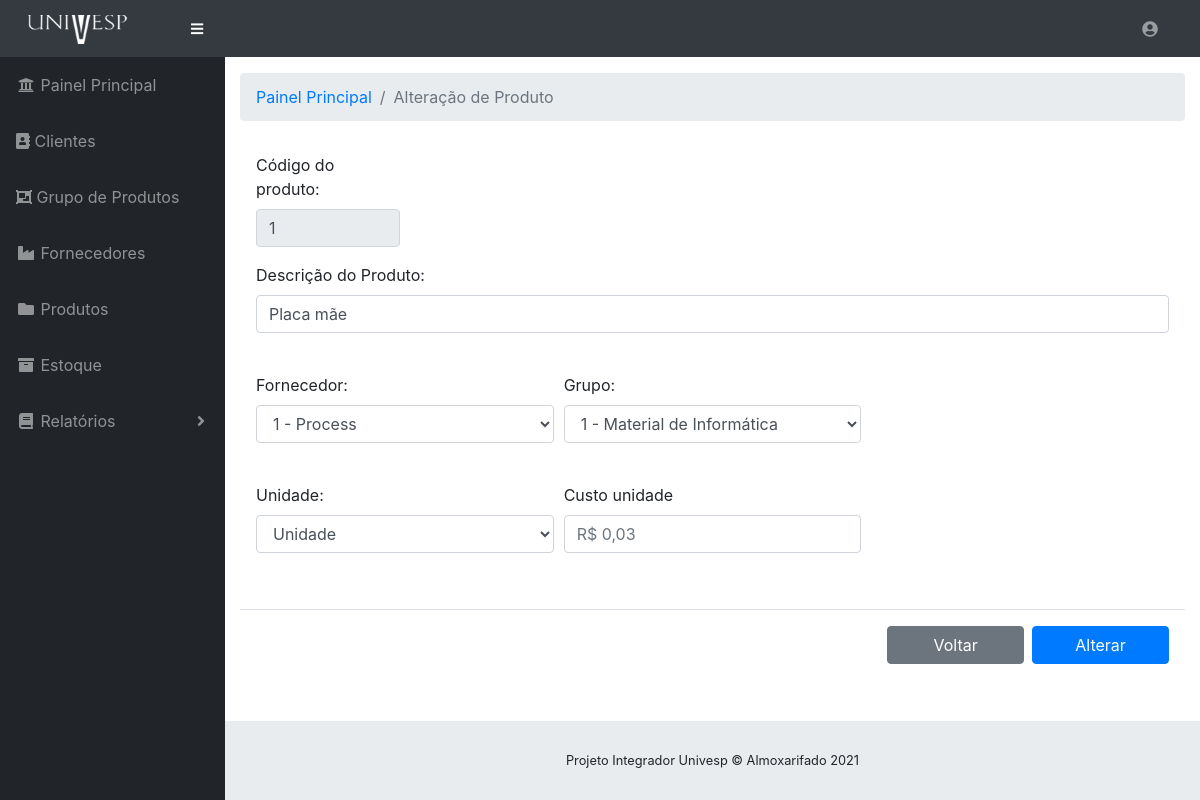
The app's page /view/select_alterar_produto.php?id=1 (signed in) with its own data.
### tables this page shows
CREATE TABLE IF NOT EXISTS `produtos` (
  `codigo` int(11) NOT NULL AUTO_INCREMENT,
  `descricao` varchar(100) DEFAULT NULL,
  `quantidade` varchar(60) DEFAULT NULL,
  `unidade` varchar(60) DEFAULT NULL,
  `fornecedor` int(11) NOT NULL,
  `grupo` int(11) NOT NULL,
  `data_cadastro` datetime DEFAULT CURRENT_TIMESTAMP,
  `data_alteracao` datetime DEFAULT NULL,
  `responsavel` varchar(80) DEFAULT NULL,
  `valor_unidade` decimal(10,2) DEFAULT NULL,
  PRIMARY KEY (`codigo`),
  KEY `fornecedor_id_fk_prod` (`fornecedor`) USING BTREE,
  KEY `grupo_id_fk_prod` (`grupo`) USING BTREE
);

CREATE TABLE IF NOT EXISTS `fornecedores` (
  `id` int(11) NOT NULL AUTO_INCREMENT,
  `nome` varchar(100) DEFAULT NULL,
  `cnpj` varchar(50) DEFAULT NULL,
  `uf` varchar(3) DEFAULT NULL,
  `tipo_estabelecimento` varchar(50) DEFAULT NULL,
  PRIMARY KEY (`id`)
);

CREATE TABLE IF NOT EXISTS `grupos` (
  `id` int(11) NOT NULL AUTO_INCREMENT,
  `nome` varchar(255) DEFAULT NULL,
  PRIMARY KEY (`id`)
);

### view/select_alterar_produto.php (the view, shortened to what this page needs)
<?php
require "../dao/conexao.php";
if ($_GET['id'] == "") {
  $_SESSION['select_vazio'] = true;
  header("Location:lista_produtos.php");
} else {
  $codigo_select = $_GET['id'];
  $sql_selecionado = "SELECT p.codigo,p.descricao,p.unidade,p.fornecedor,p.grupo,p.valor_unidade,f.id AS f_id,f.nome AS f_nome,g.id AS g_id,g.nome AS g_nome
  FROM produtos as p
  INNER JOIN fornecedores as f ON p.fornecedor=f.id
  INNER JOIN grupos as g ON p.grupo=g.id
  where codigo ='$codigo_select'";
  $result_selecionado = mysqli_query($conexao, $sql_selecionado);
  $dados_selecionado = mysqli_fetch_array($result_selecionado);
  $valor_unidade_formatado = number_format($dados_selecionado['valor_unidade'], 2, ',', '.');
  ?>
  <!DOCTYPE html>
  <html lang="en">
  <head>
    <link href="../vendor/fontawesome-free/css/all.min.css" rel="stylesheet" type="text/css">
    <link href="../vendor/datatables/dataTables.bootstrap4.css" rel="stylesheet">
    <link href="../css/sb-admin.css" rel="stylesheet">
  </head>
  <body id="page-top">
    <?php
      include_once "nav.php";
      ?>
    <div id="wrapper">
      <?php
        include_once "menu.php";
        ?>
      <div id="content-wrapper">
        <div class="container-fluid">
          <ol class="breadcrumb">
            <li class="breadcrumb-item">
              <a href="painel.php">Painel Principal</a>
            </li>
            <li class="breadcrumb-item active">Alteração de Produto</li>
          </ol>
          <form method="POST" action="../valida/valida_alter_produto.php">
            <div class="modal-body">
			<div class="form-row">
			 <div class="form-group col-md-2">
                  <label for="data">Código do produto:</label>
                  <input class="form-control" value="<?php echo $dados_selecionado['codigo']; ?>" disabled>
             </div>
			 </div>
              <div class="form-group">
                <label for="inputAddress">Descrição do Produto:</label>
                <input type="text" name="nova_descricao" class="form-control" id="nome_produto" value="<?php echo $dados_selecionado['descricao']; ?>">
              </div><br>
			  <div class="form-row">
			  <div class="form-group col-md-4">
                  <label for="quantidade">Fornecedor:</label>
                  <select class="form-control" value="" name="novo_fornecedor" id="select_serv">
                    <option value="" selected required><?php echo $dados_selecionado['f_id'] . " - " . $dados_selecionado['f_nome'] ?></option>
                  </select>
                </div>
				<div class="form-group col-md-4">
                  <label for="quantidade">Grupo:</label>
                  <select class="form-control" value="" name="novo_grupo" id="select_serv">
                    <option value="" selected required><?php echo $dados_selecionado['g_id'] . " - " . $dados_selecionado['g_nome'] ?></option>
                  </select>
                </div>
              </div><br>
              <div class="form-row">
                <div class="form-group col-md-4">
                  <label for="inputEmail4">Unidade:</label>
                  <select class="form-control" value="" name="nova_unidade" id="inputState">
                    <option value=" <?php echo $dados_selecionado['unidade'] ?>" selected required> <?php echo $dados_selecionado['unidade'] ?> </option>
                  </select>
                </div>
                <div class="form-group col-md-4">
                  <label for="usuario">Custo unidade</label>
                  <input type="number" step="0.01" class="form-control" name="novo_valor_unidade" id="valor_unidade" placeholder="R$ <?php echo $valor_unidade_formatado; ?>">
                </div>
              </div><br>
            </div>
            <div class="modal-footer">
              <a href="lista_produtos.php" style="width:15%" type="button" class="btn btn-secondary" data-dismiss="modal">Voltar</a>
              <button type="submit"style="width:15%"  name="alterar" class="btn btn-primary"><div style="color:white">Alterar</div></button>
            </div>
          </form>
        </div>
        <footer class="sticky-footer">
          <div class="container my-auto">
            <div class="copyright text-center my-auto">
              <span>Projeto Integrador Univesp © Almoxarifado 2021</span>
            </div>
          </div>
        </footer>
      </div>
    </div>
  </body>
  </html>
<?php } ?>

### records on screen
produtos: codigo "1", nova_descricao "Placa mãe", novo_fornecedor "1 - Process", novo_grupo "1 - Material de Informática", nova_unidade "Unidade", novo_valor_unidade "R$ 0,03"
